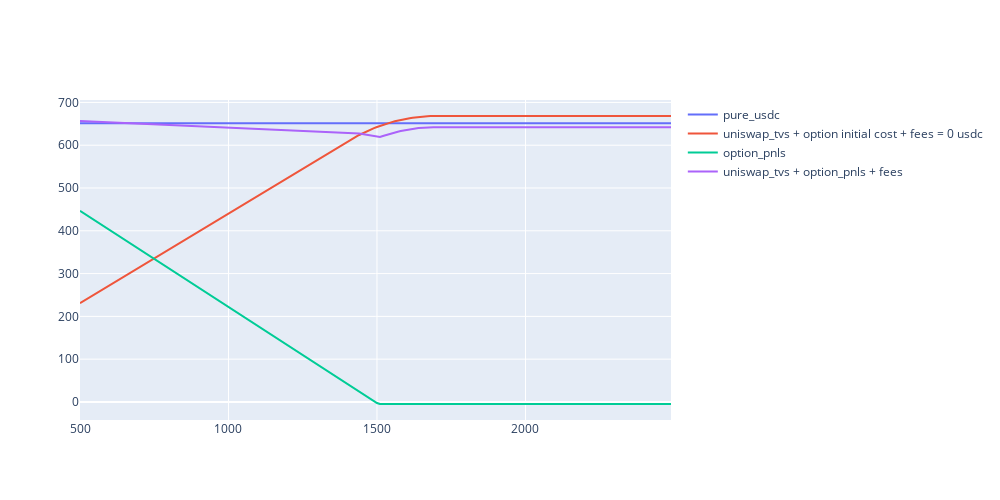

Here is the notebook cell this chart was saved with:
### Code cell
fig = go.Figure()
fig.update_layout(
    autosize=False,
    width=1000,
    height=500)

fig.add_trace(go.Scatter(x=prices, y=pure_usdc,
                    mode='lines',
                    name='pure_usdc'))

fig.add_trace(go.Scatter(x=prices, y=uniswap_tvs + optimal_option.initial_cost + earned_fees,
                    mode='lines',
                    name="""uniswap_tvs + option initial cost + fees = {} usdc""".format(earned_fees)))
fig.add_trace(go.Scatter(x=prices, y=option_pnls,
                    mode='lines',
                    name='option_pnls'))
fig.add_trace(go.Scatter(x=prices, y=uniswap_tvs + option_pnls + earned_fees,
                    mode='lines',
                    name='uniswap_tvs + option_pnls + fees'))

### Figure 1 — Plotly figure (JSON) as saved in the notebook; plotly's stock layout.template omitted (floating-point values rounded to 4 significant figures; data arrays with more than 128 entries replaced by an {"elided": "..."} marker saying what was removed)
{"data": [{"mode": "lines", "name": "pure_usdc", "type": "scatter", "x": {"elided": "200 int values"}, "y": {"elided": "200 float values"}}, {"mode": "lines", "name": "uniswap_tvs + option initial cost + fees = 0 usdc", "type": "scatter", "x": {"elided": "200 int values"}, "y": {"elided": "200 float values"}}, {"mode": "lines", "name": "option_pnls", "type": "scatter", "x": {"elided": "200 int values"}, "y": {"elided": "200 float values"}}, {"mode": "lines", "name": "uniswap_tvs + option_pnls + fees", "type": "scatter", "x": {"elided": "200 int values"}, "y": {"elided": "200 float values"}}], "layout": {"autosize": false, "height": 500, "width": 1000, "xaxis": {"autorange": true, "range": [500, 2490], "type": "linear"}, "yaxis": {"autorange": true, "range": [-42.16, 705.7], "type": "linear"}}}
